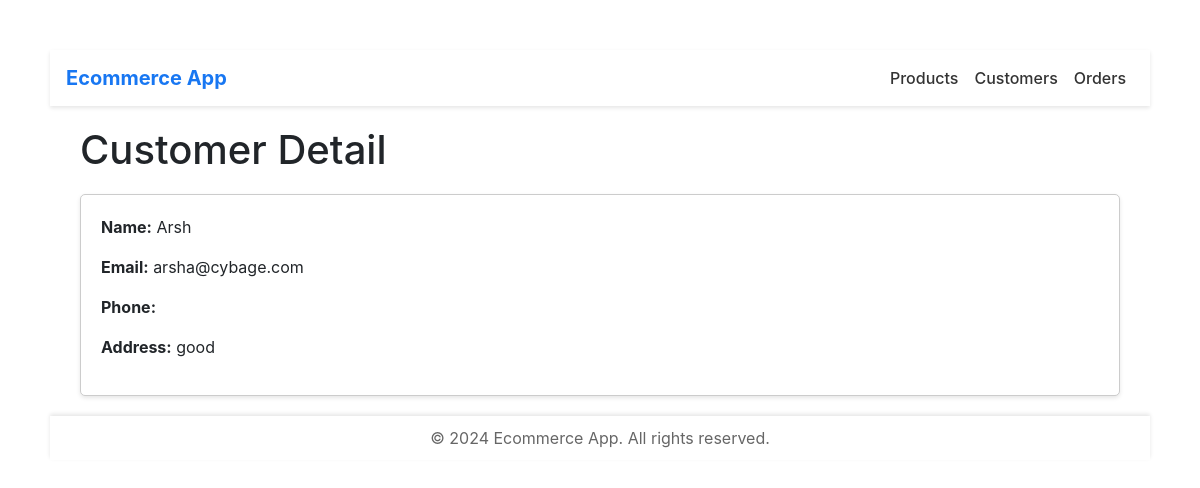
Page /customer/6/ on the committed database.
### ecommerce_app/models.py (models this page shows, shortened)
class Customer(models.Model):
    name = models.CharField(max_length=100)
    email = models.EmailField()
    phone_number = models.CharField(max_length=15)
    address = models.TextField()

### ecommerce_app/views.py (the view)
# urls.py: path('customer/<int:pk>/', views.customer_detail, name='customer_detail'),
def customer_detail(request, pk):
    customer = get_object_or_404(Customer, pk=pk)
    return render(request, 'customer_detail.html', {'customer': customer})

### ecommerce_app/templates/customer_detail.html (shortened to what this page needs)
{% extends 'base.html' %}
{% block content%}
<!DOCTYPE html>
<html lang="en">
<head>
    <link href="https://stackpath.bootstrapcdn.com/bootstrap/4.5.2/css/bootstrap.min.css" rel="stylesheet">
</head>
<body>
    <div class="container">
        <h1>Customer Detail</h1>
        <div class="card">
            <p><strong>Name:</strong> {{ customer.name }}</p>
            <p><strong>Email:</strong> {{ customer.email }}</p>
            <p><strong>Phone:</strong> {{ customer.phone }}</p>
            <p><strong>Address:</strong> {{ customer.address }}</p>
        </div>
    </div>
</body>
</html>
{% endblock content %}

### ecommerce_app/templates/base.html (style rules this page uses)
body { background-color: #f0f2f5; }
.container { margin-top: 20px; }
.card { border-radius: 8px; box-shadow: 0 2px 4px rgba(0,0,0,0.1); margin-bottom: 20px; }

### ecommerce_app/templates/customer_detail.html (style rules this page uses)
body { margin: 50px; }
.card { border: 1px solid #ccc; border-radius: 5px; padding: 20px; margin-bottom: 20px; }
h1 { margin-bottom: 20px; }

### rows in the picture
Customer: name "Arsh", email "arsha@cybage.com", address "good"
